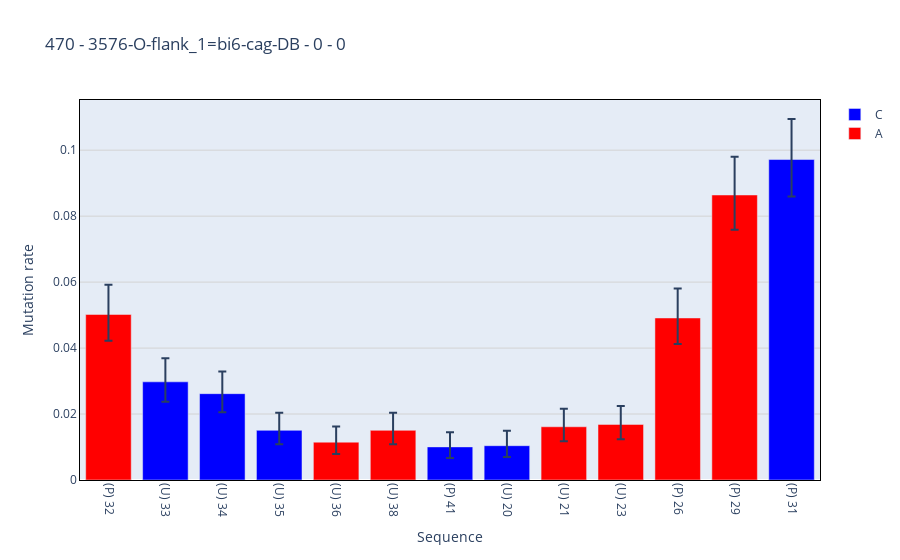

The code cell stored with this chart in its notebook:
### Code cell
out = study.mutation_fraction(sample=470,
                               construct='3576-O-flank_1=bi6-cag-DB',
                               base_index=list(range(19,42)), 
                               base_type=['A','C'])

### Figure 1 — Plotly figure (JSON) as saved in the notebook; plotly's stock layout.template omitted (floating-point values rounded to 4 significant figures)
{"data": [{"error_y": {"array": [0.007132, 0.006736, 0.005296, 0.00447, 0.004535, 0.01228], "arrayminus": [0.006056, 0.005658, 0.004206, 0.003368, 0.003434, 0.01123], "symmetric": false, "type": "data"}, "hovertemplate": "<b>mut_rate: %{text[0]}<br><b>base: %{text[1]}<br><b>index: %{text[2]}<br><b>paired: %{text[3]}<br>", "marker": {"color": "blue"}, "name": "C", "text": [[0.02976, "C", 33, false], [0.02617, "C", 34, false], [0.01506, "C", 35, false], [0.01004, "C", 41, true], [0.0104, "C", 20, false], [0.09717, "C", 31, true]], "type": "bar", "x": [1, 2, 3, 6, 7, 12], "y": [0.02976, 0.02617, 0.01506, 0.01004, 0.0104, 0.09717]}, {"error_y": {"array": [0.009037, 0.004724, 0.005296, 0.005455, 0.005558, 0.008948, 0.01163], "arrayminus": [0.00797, 0.003626, 0.004206, 0.004366, 0.00447, 0.007881, 0.01057], "symmetric": false, "type": "data"}, "hovertemplate": "<b>mut_rate: %{text[0]}<br><b>base: %{text[1]}<br><b>index: %{text[2]}<br><b>paired: %{text[3]}<br>", "marker": {"color": "red"}, "name": "A", "text": [[0.0502, "A", 32, true], [0.01147, "A", 36, false], [0.01506, "A", 38, false], [0.01613, "A", 21, false], [0.01685, "A", 23, false], [0.04912, "A", 26, true], [0.08641, "A", 29, true]], "type": "bar", "x": [0, 4, 5, 8, 9, 10, 11], "y": [0.0502, 0.01147, 0.01506, 0.01613, 0.01685, 0.04912, 0.08641]}], "layout": {"title": {"text": "470 - 3576-O-flank_1=bi6-cag-DB - 0 - 0"}, "xaxis": {"autorange": true, "linecolor": "black", "linewidth": 1, "mirror": true, "tickangle": 90, "ticktext": ["(P) 32", "(U) 33", "(U) 34", "(U) 35", "(U) 36", "(U) 38", "(P) 41", "(U) 20", "(U) 21", "(U) 23", "(P) 26", "(P) 29", "(P) 31"], "tickvals": [0, 1, 2, 3, 4, 5, 6, 7, 8, 9, 10, 11, 12], "title": {"text": "Sequence"}}, "yaxis": {"autorange": true, "gridcolor": "lightgray", "linecolor": "black", "linewidth": 1, "mirror": true, "range": [0, 0.1], "title": {"text": "Mutation rate"}}}}
